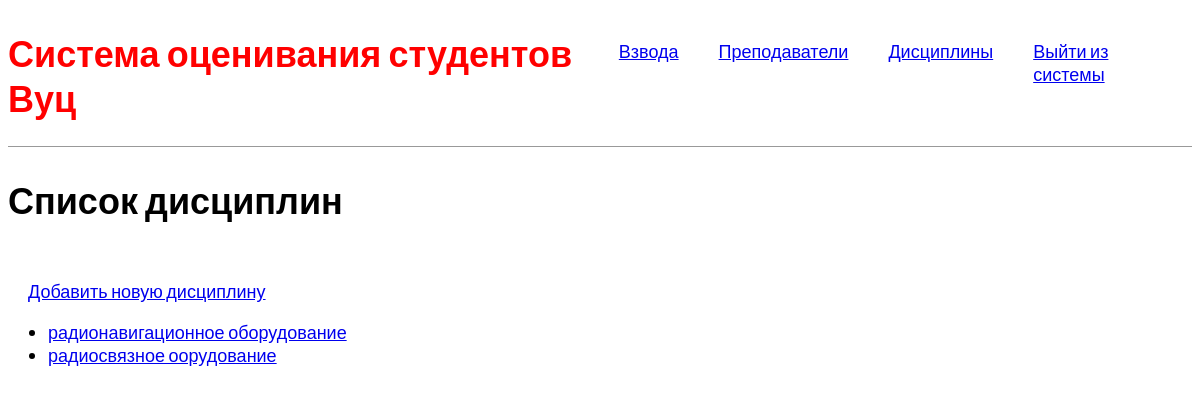
Page /disciplines/ on the committed database.
### firstapp/models.py (models this page shows, shortened)
class Discipline(models.Model):
    TYPE_EXAM = [
        ('N', ''),
        ('Z', 'зачёт'),
        ('O', 'зачёт с оценкой'),
        ('E', 'экзамен')
    ]
    name = models.CharField(max_length=400, verbose_name="Название", unique=True)
    short_name = models.CharField(max_length=10, verbose_name="Аббревиатура",blank=True)
    departament = models.ForeignKey(to="DepartamentModel", on_delete=models.CASCADE, verbose_name="Кафедра",blank=True,null=True)
    teacher = models.ForeignKey(to="Teacher", on_delete=models.CASCADE, verbose_name="Преподаватель",blank=True,null=True)
    course = models.IntegerField(verbose_name="Курс",blank=True,null=True)
    hours = models.IntegerField(verbose_name="Количество часов",blank=True, null=True)
    type_exam = models.CharField(max_length=1, choices=TYPE_EXAM, verbose_name="Тип экзамена")
    class Meta:
        constraints = [
            models.UniqueConstraint(fields=['name'], name='unique name discipline')
        ]
        ordering = ["name"]
    def get_absolute_url(self):
        return reverse('discipline-detail', args=[str(self.id)])

### firstapp/views.py (the view)
# urls.py: path('disciplines/', DisciplinesList.as_view(), name='disciplines'),
class DisciplinesList(generic.ListView):
    model = Discipline

### firstapp/templates/firstapp/discipline_list.html (shortened to what this page needs)
{% extends 'base.html' %}
{% block content %}
  <h1>Список дисциплин</h1>
  <div class="nav-right">
    <a href="{% url 'disсipline-create' %}">Добавить новую дисциплину</a><br>
  </div>
  {% if discipline_list %}
  <ul>
    {% for discipline in discipline_list %}
    {% if discipline.name != "дополнительные обязанности" %}
      <li>
        <a href="{{ discipline.get_absolute_url }}">{{ discipline.name }}</a>
      </li>
    {% endif %}
    {% endfor %}
  </ul>
  {% else %}
    <p>Дисциплины отсутствуют</p>
  {% endif %}
{% endblock %}

### static/css/style.css (style rules this page uses)
body { font-family: 'Source Sans Pro', sans-serif; font-size: 18px; }
.nav-right { display: flex; padding-top: 2rem; padding-left: 20px; padding-right: 20px; }

### rows in the picture
Discipline: name "радионавигационное оборудование"
Discipline: name "радиосвязное оорудование"
